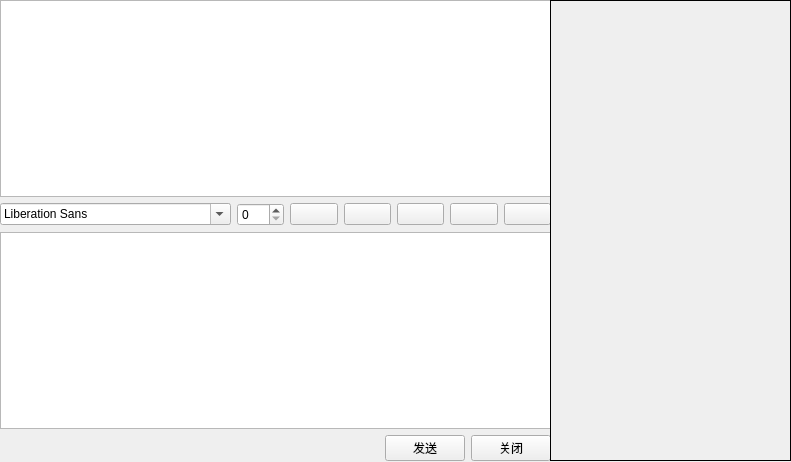
<?xml version="1.0" encoding="UTF-8"?>
<ui version="4.0">
 <class>dialogWindow</class>
 <widget class="QWidget" name="dialogWindow">
  <property name="geometry">
   <rect>
    <x>0</x>
    <y>0</y>
    <width>791</width>
    <height>462</height>
   </rect>
  </property>
  <property name="windowTitle">
   <string>QQ</string>
  </property>
  <property name="windowIcon">
   <iconset resource="image.qrc">
    <normaloff>:/login/image/avatar.svg</normaloff>:/login/image/avatar.svg</iconset>
  </property>
  <widget class="QLabel" name="label">
   <property name="geometry">
    <rect>
     <x>550</x>
     <y>0</y>
     <width>241</width>
     <height>461</height>
    </rect>
   </property>
   <property name="styleSheet">
    <string notr="true">border:1px solid black; </string>
   </property>
   <property name="text">
    <string/>
   </property>
   <property name="pixmap">
    <pixmap resource="dialog.qrc">:/image/hh.jpg</pixmap>
   </property>
   <property name="scaledContents">
    <bool>true</bool>
   </property>
  </widget>
  <widget class="QWidget" name="layoutWidget">
   <property name="geometry">
    <rect>
     <x>0</x>
     <y>0</y>
     <width>551</width>
     <height>461</height>
    </rect>
   </property>
   <layout class="QVBoxLayout" name="verticalLayout_2">
    <item>
     <widget class="QTextBrowser" name="textBrowser"/>
    </item>
    <item>
     <layout class="QHBoxLayout" name="horizontalLayout">
      <item>
       <widget class="QFontComboBox" name="fontComboBox"/>
      </item>
      <item>
       <widget class="QSpinBox" name="spinBox">
        <property name="maximum">
         <number>10</number>
        </property>
       </widget>
      </item>
      <item>
       <widget class="QPushButton" name="bBtn">
        <property name="text">
         <string/>
        </property>
        <property name="icon">
         <iconset resource="dialog.qrc">
          <normaloff>:/dialogWindow/image/bold.png</normaloff>:/dialogWindow/image/bold.png</iconset>
        </property>
        <property name="autoRepeat">
         <bool>false</bool>
        </property>
        <property name="autoDefault">
         <bool>false</bool>
        </property>
       </widget>
      </item>
      <item>
       <widget class="QPushButton" name="IBtn">
        <property name="text">
         <string/>
        </property>
        <property name="icon">
         <iconset resource="dialog.qrc">
          <normaloff>:/dialogWindow/image/italic.png</normaloff>:/dialogWindow/image/italic.png</iconset>
        </property>
       </widget>
      </item>
      <item>
       <widget class="QPushButton" name="uBtn">
        <property name="text">
         <string/>
        </property>
        <property name="icon">
         <iconset resource="dialog.qrc">
          <normaloff>:/dialogWindow/image/under.png</normaloff>:/dialogWindow/image/under.png</iconset>
        </property>
       </widget>
      </item>
      <item>
       <widget class="QPushButton" name="clearBtn">
        <property name="text">
         <string/>
        </property>
        <property name="icon">
         <iconset resource="dialog.qrc">
          <normaloff>:/dialogWindow/image/clear.png</normaloff>:/dialogWindow/image/clear.png</iconset>
        </property>
       </widget>
      </item>
      <item>
       <widget class="QPushButton" name="sendBtn_2">
        <property name="text">
         <string/>
        </property>
        <property name="icon">
         <iconset resource="dialog.qrc">
          <normaloff>:/dialogWindow/image/send.png</normaloff>:/dialogWindow/image/send.png</iconset>
        </property>
       </widget>
      </item>
     </layout>
    </item>
    <item>
     <widget class="QTextEdit" name="textEdit"/>
    </item>
    <item>
     <layout class="QHBoxLayout" name="horizontalLayout_4">
      <item>
       <spacer name="horizontalSpacer_4">
        <property name="orientation">
         <enum>Qt::Horizontal</enum>
        </property>
        <property name="sizeHint" stdset="0">
         <size>
          <width>68</width>
          <height>17</height>
         </size>
        </property>
       </spacer>
      </item>
      <item>
       <layout class="QHBoxLayout" name="horizontalLayout_2">
        <item>
         <widget class="QPushButton" name="sureBtn">
          <property name="text">
           <string>发送</string>
          </property>
          <property name="icon">
           <iconset resource="image.qrc">
            <normaloff>:/login/image/avatar.svg</normaloff>:/login/image/avatar.svg</iconset>
          </property>
          <property name="autoExclusive">
           <bool>false</bool>
          </property>
          <property name="flat">
           <bool>false</bool>
          </property>
         </widget>
        </item>
        <item>
         <widget class="QPushButton" name="pushButton_3">
          <property name="text">
           <string>关闭</string>
          </property>
          <property name="icon">
           <iconset resource="image.qrc">
            <normaloff>:/login/image/qq.png</normaloff>:/login/image/qq.png</iconset>
          </property>
         </widget>
        </item>
       </layout>
      </item>
     </layout>
    </item>
   </layout>
  </widget>
  <zorder>layoutWidget</zorder>
  <zorder>label</zorder>
 </widget>
 <resources>
  <include location="image.qrc"/>
  <include location="dialog.qrc"/>
 </resources>
 <connections/>
</ui>
